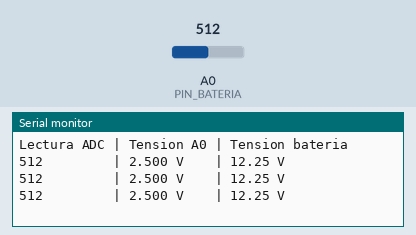
Recording of a sketch running on a simulated Arduino Uno, built with avr-gcc and run on an emulated ATmega328P. Parts: the last lines printed to the serial monitor. Inputs (shaded band) come from the test bench; at power-on: A0 (PIN_BATERIA) = 512.

Above: at 1.3 s.
1.4 s: A0 (PIN_BATERIA) set to 716
At 1.9 s:
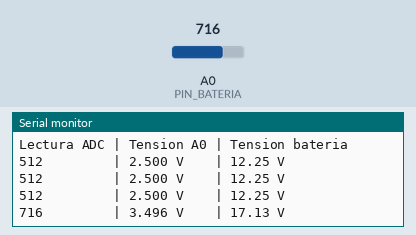
2.9 s: A0 (PIN_BATERIA) set to 900
At 3.4 s:
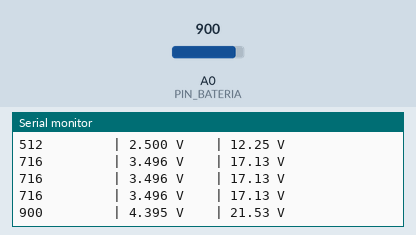
Timing chart, 0 to 5.9 s (numbered marks = the images above; inputs shaded):
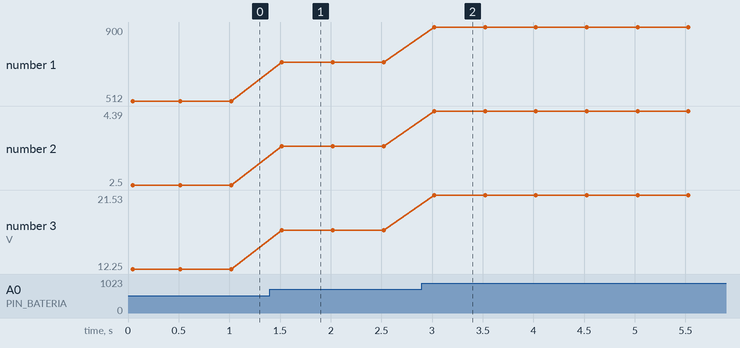

The sketch:

MedirBateria.ino
```cpp
/*
  MEDIR BATERIA - sketch de prueba
  ROBOTSHIELD V2.1 - ESETP N°703

  Muestra por el Monitor Serie (9600 baudios), dos veces por segundo:
    - la lectura "cruda" del ADC (0 a 1023)
    - la tension en el pin A0
    - la tension calculada de la bateria

  Antes de usarlo:
    - Robot de Futbol: DESCONECTAR el HC-05 (usa los pines del USB).
    - Bateria conectada en J1 y SW1 ENCENDIDO (el divisor esta
      despues de SW1).
*/

#define PIN_BATERIA A0

// Referencia del ADC (los 5V del Arduino), en volts.
const float TENSION_REFERENCIA_ADC = 5.0;
// (R7 + R8) / R8 = (39K + 10K) / 10K
const float FACTOR_DIVISOR = 4.9;

void setup() {
  Serial.begin(9600);
  Serial.println("Lectura ADC | Tension A0 | Tension bateria");
}

void loop() {
  int lectura = analogRead(PIN_BATERIA);
  float tensionA0 = lectura * TENSION_REFERENCIA_ADC / 1024.0;
  float tensionBateria = tensionA0 * FACTOR_DIVISOR;

  Serial.print(lectura);
  Serial.print("         | ");
  Serial.print(tensionA0, 3);   // 3 decimales
  Serial.print(" V    | ");
  Serial.print(tensionBateria, 2);
  Serial.println(" V");

  delay(500);
}
```

Measured:
- after the input at 1.4 s, the serial monitor: prints a new line after 0.12 s (image 1)
- after the input at 2.9 s, the serial monitor: prints a new line after 0.12 s (image 2)
- plotted number 1: 512 → 716 after the input at 1.4 s, 716 → 900 after the input at 2.9 s
- plotted number 2: 2.5 → 3.5 after the input at 1.4 s, 3.5 → 4.39 after the input at 2.9 s
- plotted number 3: 12.25 → 17.13 after the input at 1.4 s, 17.13 → 21.53 after the input at 2.9 s
